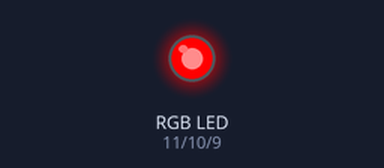
Bench run of a sketch on a simulated Arduino Uno, built with avr-gcc and run on an emulated ATmega328P. Parts: an RGB LED mixed from three pins (HIGH = lit). Dim RGB values are drawn brighter than linear.

Above: at 0.05 s.
At 1.25 s:
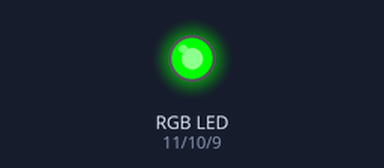
At 2.5 s:
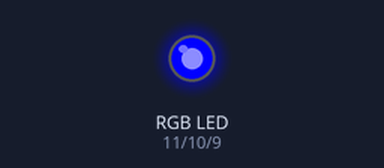
At 3.7 s:
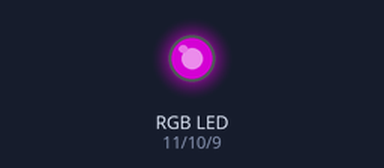
At 4.95 s:
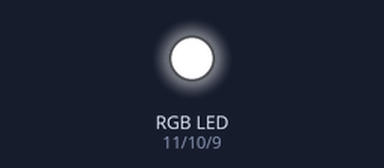
Timing chart, 0 to 6.5 s (numbered marks = the images above):
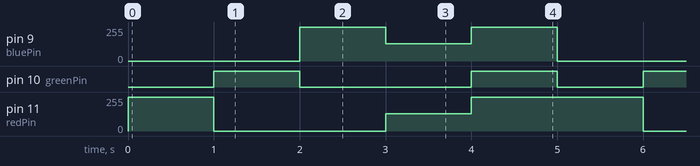

Measured:
- by itself, pin 9 (bluePin): repeats every 5.0 s: 128/255 1.0 s, 255/255 1.0 s, 0/255 2.0 s, 255/255 1.0 s
- by itself, pin 10 (greenPin): repeats every 5.0 s: LOW 2.0 s, HIGH 1.0 s, LOW 1.0 s, HIGH 1.0 s
- by itself, pin 11 (redPin): repeats every 5.0 s: 0/255 2.0 s, 128/255 1.0 s, 255/255 2.0 s

The sketch:

RGB_Colors.ino
```cpp
/*
 * KY-009 RGB LED Module
 * Cycles through various colors
 */

int redPin = 11;
int greenPin = 10;
int bluePin = 9;

void setup() {
  pinMode(redPin, OUTPUT);
  pinMode(greenPin, OUTPUT);
  pinMode(bluePin, OUTPUT);
}

void loop() {
  // Red color (max brightness)
  setColor(255, 0, 0);
  delay(1000);


  // Green color
  setColor(0, 255, 0);
  delay(1000);

  // Blue color
  setColor(0, 0, 255);
  delay(1000);

  // Purple (mix of red and blue)
  setColor(128, 0, 128);
  delay(1000);

  // White (all colors max)
  setColor(255, 255, 255);
  delay(1000);
}

void setColor(int red, int green, int blue) {
  analogWrite(redPin, red);
  analogWrite(greenPin, green);
  analogWrite(bluePin, blue);
}
```
